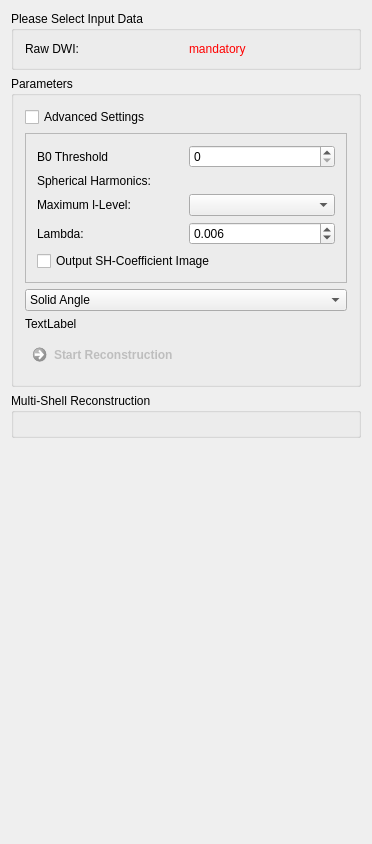
<?xml version="1.0" encoding="UTF-8"?>
<ui version="4.0">
 <class>QmitkQBallReconstructionViewControls</class>
 <widget class="QWidget" name="QmitkQBallReconstructionViewControls">
  <property name="geometry">
   <rect>
    <x>0</x>
    <y>0</y>
    <width>372</width>
    <height>844</height>
   </rect>
  </property>
  <property name="minimumSize">
   <size>
    <width>0</width>
    <height>0</height>
   </size>
  </property>
  <property name="acceptDrops">
   <bool>true</bool>
  </property>
  <property name="windowTitle">
   <string>QmitkQBallReconstructionViewControls</string>
  </property>
  <layout class="QVBoxLayout" name="verticalLayout_3">
   <item>
    <widget class="QGroupBox" name="m_InputData">
     <property name="title">
      <string>Please Select Input Data</string>
     </property>
     <layout class="QGridLayout" name="gridLayout">
      <item row="0" column="0">
       <widget class="QLabel" name="label">
        <property name="toolTip">
         <string>Input for Q-Ball reconstruction.</string>
        </property>
        <property name="text">
         <string>Raw DWI:</string>
        </property>
       </widget>
      </item>
      <item row="0" column="1">
       <widget class="QLabel" name="m_DiffusionImageLabel">
        <property name="toolTip">
         <string>Input for Q-Ball reconstruction.</string>
        </property>
        <property name="text">
         <string>&lt;font color='red'&gt;mandatory&lt;/font&gt;</string>
        </property>
        <property name="wordWrap">
         <bool>true</bool>
        </property>
       </widget>
      </item>
     </layout>
    </widget>
   </item>
   <item>
    <widget class="QGroupBox" name="groupBox_3">
     <property name="title">
      <string>Parameters</string>
     </property>
     <layout class="QVBoxLayout" name="verticalLayout">
      <item>
       <widget class="QCheckBox" name="m_AdvancedCheckbox">
        <property name="text">
         <string>Advanced Settings</string>
        </property>
       </widget>
      </item>
      <item>
       <widget class="QFrame" name="frame_2">
        <property name="frameShape">
         <enum>QFrame::StyledPanel</enum>
        </property>
        <property name="frameShadow">
         <enum>QFrame::Raised</enum>
        </property>
        <layout class="QGridLayout" name="gridLayout_5">
         <item row="0" column="0">
          <widget class="QFrame" name="frame_3">
           <property name="frameShape">
            <enum>QFrame::NoFrame</enum>
           </property>
           <property name="frameShadow">
            <enum>QFrame::Raised</enum>
           </property>
           <layout class="QGridLayout" name="gridLayout_4">
            <property name="margin">
             <number>0</number>
            </property>
            <item row="0" column="0">
             <widget class="QLabel" name="m_QBallReconstructionThresholdLabel_2">
              <property name="enabled">
               <bool>true</bool>
              </property>
              <property name="text">
               <string>B0 Threshold</string>
              </property>
              <property name="wordWrap">
               <bool>false</bool>
              </property>
             </widget>
            </item>
            <item row="0" column="1">
             <widget class="QSpinBox" name="m_QBallReconstructionThreasholdEdit">
              <property name="maximum">
               <number>10000</number>
              </property>
             </widget>
            </item>
           </layout>
          </widget>
         </item>
         <item row="1" column="0">
          <widget class="QFrame" name="m_ShFrame">
           <property name="frameShape">
            <enum>QFrame::NoFrame</enum>
           </property>
           <property name="frameShadow">
            <enum>QFrame::Raised</enum>
           </property>
           <layout class="QGridLayout" name="gridLayout_3">
            <property name="margin">
             <number>0</number>
            </property>
            <item row="0" column="0">
             <widget class="QFrame" name="frame">
              <property name="frameShape">
               <enum>QFrame::NoFrame</enum>
              </property>
              <property name="frameShadow">
               <enum>QFrame::Raised</enum>
              </property>
              <layout class="QGridLayout" name="gridLayout_2">
               <property name="margin">
                <number>0</number>
               </property>
               <item row="3" column="0">
                <widget class="QLabel" name="m_QBallReconstructionLambdaTextLabel_2">
                 <property name="enabled">
                  <bool>true</bool>
                 </property>
                 <property name="toolTip">
                  <string>Regularization Parameter</string>
                 </property>
                 <property name="text">
                  <string>Lambda:</string>
                 </property>
                 <property name="wordWrap">
                  <bool>false</bool>
                 </property>
                </widget>
               </item>
               <item row="2" column="0">
                <widget class="QLabel" name="m_QBallReconstructionMaxLLevelTextLabel_2">
                 <property name="enabled">
                  <bool>true</bool>
                 </property>
                 <property name="text">
                  <string>Maximum l-Level:</string>
                 </property>
                 <property name="wordWrap">
                  <bool>false</bool>
                 </property>
                </widget>
               </item>
               <item row="2" column="1">
                <widget class="QComboBox" name="m_QBallReconstructionMaxLLevelComboBox">
                 <property name="enabled">
                  <bool>true</bool>
                 </property>
                 <property name="currentIndex">
                  <number>-1</number>
                 </property>
                </widget>
               </item>
               <item row="1" column="0">
                <widget class="QLabel" name="label_2">
                 <property name="enabled">
                  <bool>true</bool>
                 </property>
                 <property name="text">
                  <string>Spherical Harmonics:</string>
                 </property>
                </widget>
               </item>
               <item row="3" column="1">
                <widget class="QDoubleSpinBox" name="m_QBallReconstructionLambdaLineEdit">
                 <property name="decimals">
                  <number>3</number>
                 </property>
                 <property name="maximum">
                  <double>1.000000000000000</double>
                 </property>
                 <property name="singleStep">
                  <double>0.001000000000000</double>
                 </property>
                 <property name="value">
                  <double>0.006000000000000</double>
                 </property>
                </widget>
               </item>
              </layout>
             </widget>
            </item>
            <item row="1" column="0">
             <widget class="QCheckBox" name="m_OutputCoeffsImage">
              <property name="text">
               <string>Output SH-Coefficient Image</string>
              </property>
             </widget>
            </item>
           </layout>
          </widget>
         </item>
        </layout>
       </widget>
      </item>
      <item>
       <widget class="QComboBox" name="m_QBallReconstructionMethodComboBox">
        <property name="currentIndex">
         <number>2</number>
        </property>
        <item>
         <property name="text">
          <string>Numerical</string>
         </property>
        </item>
        <item>
         <property name="text">
          <string>Standard</string>
         </property>
        </item>
        <item>
         <property name="text">
          <string>Solid Angle</string>
         </property>
        </item>
        <item>
         <property name="text">
          <string>Constraint Solid Angle</string>
         </property>
        </item>
        <item>
         <property name="text">
          <string>ADC-Profile only</string>
         </property>
        </item>
        <item>
         <property name="text">
          <string>Raw Signal only</string>
         </property>
        </item>
        <item>
         <property name="text">
          <string>Multi-Shell</string>
         </property>
        </item>
       </widget>
      </item>
      <item>
       <widget class="QLabel" name="m_Description">
        <property name="text">
         <string>TextLabel</string>
        </property>
       </widget>
      </item>
      <item>
       <widget class="QCommandLinkButton" name="m_ButtonStandard">
        <property name="enabled">
         <bool>false</bool>
        </property>
        <property name="toolTip">
         <string/>
        </property>
        <property name="statusTip">
         <string/>
        </property>
        <property name="whatsThis">
         <string notr="true"/>
        </property>
        <property name="text">
         <string>Start Reconstruction</string>
        </property>
       </widget>
      </item>
     </layout>
    </widget>
   </item>
   <item>
    <widget class="QGroupBox" name="m_QBallSelectionBox">
     <property name="enabled">
      <bool>true</bool>
     </property>
     <property name="layoutDirection">
      <enum>Qt::LeftToRight</enum>
     </property>
     <property name="autoFillBackground">
      <bool>false</bool>
     </property>
     <property name="title">
      <string>Multi-Shell Reconstruction</string>
     </property>
     <layout class="QVBoxLayout" name="verticalLayout_2"/>
    </widget>
   </item>
   <item>
    <spacer name="verticalSpacer">
     <property name="orientation">
      <enum>Qt::Vertical</enum>
     </property>
     <property name="sizeHint" stdset="0">
      <size>
       <width>20</width>
       <height>0</height>
      </size>
     </property>
    </spacer>
   </item>
  </layout>
 </widget>
 <layoutdefault spacing="6" margin="11"/>
 <resources/>
 <connections/>
</ui>
